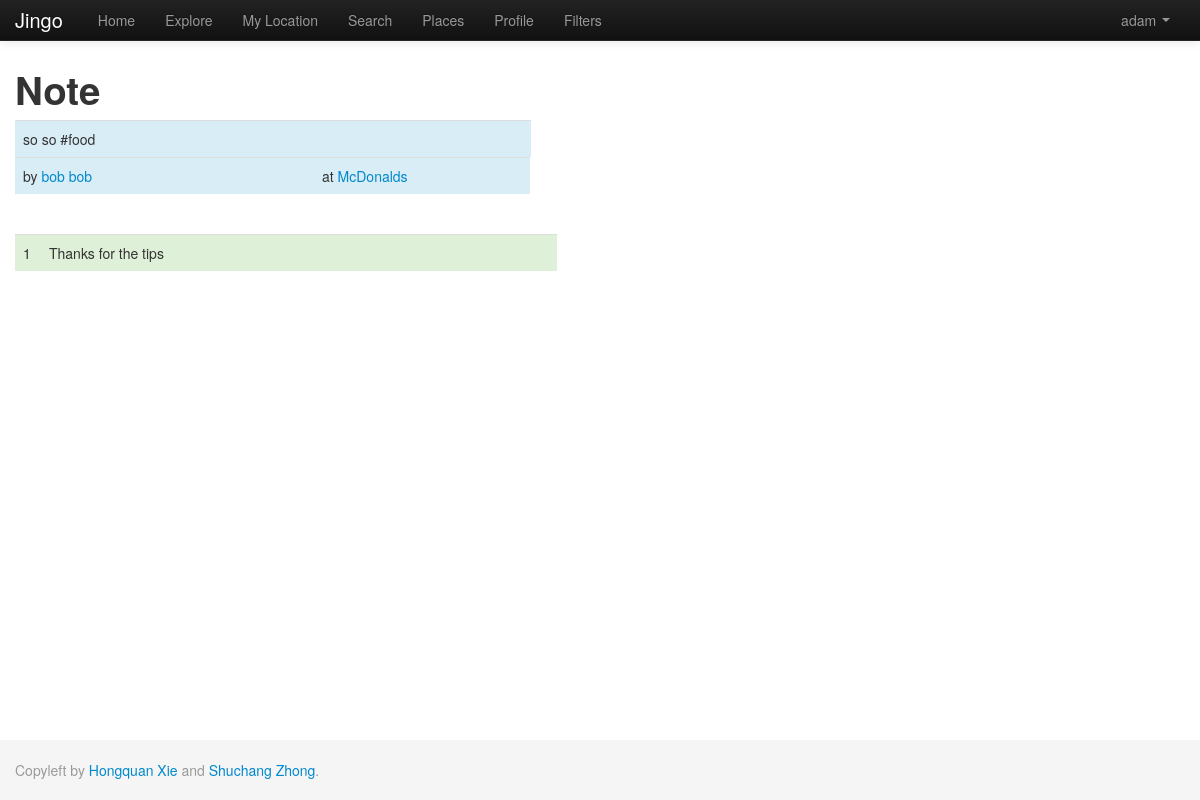
/index.php/note?nid=2 (signed in), run on the app's committed database.
### tables this page shows
CREATE TABLE IF NOT EXISTS `note` (
  `nid` int(11) NOT NULL AUTO_INCREMENT,
  `uid` int(11) DEFAULT NULL,
  `pid` int(11) DEFAULT NULL,
  `text_body` varchar(1000) DEFAULT NULL,
  `keyword` varchar(200) DEFAULT NULL,
  `dt_inserted` datetime DEFAULT NULL,
  `dt_edited` timestamp NOT NULL DEFAULT CURRENT_TIMESTAMP,
  `active` tinyint(1) NOT NULL DEFAULT '1',
  `s_from` datetime DEFAULT '0000-00-00 00:00:00',
  `s_to` datetime DEFAULT '0000-00-00 00:00:00',
  `repeat_flag` tinyint(1) DEFAULT '0',
  `sunday` tinyint(1) DEFAULT '0',
  `monday` tinyint(1) DEFAULT '0',
  `tuesday` tinyint(1) DEFAULT '0',
  `wednesday` tinyint(1) DEFAULT '0',
  `thursday` tinyint(1) DEFAULT '0',
  `friday` tinyint(1) DEFAULT '0',
  `saturday` tinyint(1) DEFAULT '0',
  `public` tinyint(1) NOT NULL,
  PRIMARY KEY (`nid`)
);

CREATE TABLE IF NOT EXISTS `user` (
  `uid` int(11) NOT NULL AUTO_INCREMENT,
  `uname` varchar(50) NOT NULL,
  `email` varchar(50) NOT NULL,
  `password` varchar(50) NOT NULL,
  `dt_inserted` datetime NOT NULL,
  `dt_edited` timestamp NOT NULL DEFAULT '0000-00-00 00:00:00' ON UPDATE CURRENT_TIMESTAMP,
  `first_name` varchar(50) NOT NULL,
  `last_name` varchar(50) NOT NULL,
  `gender` tinyint(1) DEFAULT NULL,
  `photo` varchar(100) DEFAULT NULL,
  `description` varchar(1000) NOT NULL,
  `last_latitude` float NOT NULL DEFAULT '0',
  `last_longitude` float NOT NULL DEFAULT '0',
  `current_state` varchar(50) NOT NULL,
  `active` tinyint(1) NOT NULL DEFAULT '1',
  PRIMARY KEY (`uid`),
  UNIQUE KEY `email` (`email`,`uname`)
);

CREATE TABLE IF NOT EXISTS `place` (
  `pid` int(11) NOT NULL AUTO_INCREMENT,
  `pname` varchar(100) DEFAULT NULL,
  `latitude` float DEFAULT NULL,
  `longitude` float DEFAULT NULL,
  `dt_inserted` datetime NOT NULL,
  `dt_edited` timestamp NOT NULL DEFAULT CURRENT_TIMESTAMP,
  `active` tinyint(1) NOT NULL DEFAULT '1',
  PRIMARY KEY (`pid`)
);

CREATE TABLE IF NOT EXISTS `reply` (
  `rid` int(11) NOT NULL AUTO_INCREMENT,
  `uid` int(11) NOT NULL DEFAULT '0',
  `nid` int(11) NOT NULL DEFAULT '0',
  `reply_body` varchar(1000) NOT NULL,
  `active` tinyint(1) NOT NULL DEFAULT '1',
  `dt_inserted` datetime NOT NULL,
  `dt_edited` timestamp NOT NULL DEFAULT CURRENT_TIMESTAMP,
  PRIMARY KEY (`rid`)
);

### application/controllers/home.php (called while the page is built, shortened)
<?php
class Home extends CI_Controller{
    public function __construct(){
        $this->load->helper('view_helper');
        $this->load->view('header');
    }
    public function note(){
        $nid = $this->input->get('nid');
        $this->load->model('Note');
        $this->Note->nid = $nid;
        $note            = current($this->Note->get());
        $data['note']    = $note;
        $note_author_uid = $note['uid'];
        $this->load->model('User');
        $this->User->uid     = $note_author_uid;
        $note_author         = current($this->User->get());
        $data['note_author'] = $note_author;
        $pid                 = $note['pid'];
        $this->load->model('Place');
        $this->Place->pid = $pid;
        $place            = current($this->Place->get());
        $data['place']    = $place;
        $this->load->model('Reply');
        $this->Reply->nid = $nid;
        $reply            = $this->Reply->get();
        $data['reply']    = $reply;
        $this->load->view('note', $data);
        $this->load->view('footer');
    }
}
?>

### index.php (called while the page is built, shortened)
<?php
require_once BASEPATH.'core/CodeIgniter.php';

### application/models/note.php (called while the page is built, shortened)
<?php
class Note extends CI_Model {
    function get($params=null){
		$this->db->select('*,note.dt_inserted as note_dt_inserted');
		$this->db->from('note');
		$this->db->join('user','user.uid=note.uid');
		$this->db->join('place','place.pid=note.pid');
		$where = ' 1=1 ';
		$newString ='and (note.public = 1 or (note.public = 0 and note.uid in (select current_u from follow where active = "1" and followed_user ='.$_SESSION['user']['uid'].' )))';
		$where .= $newString;
		if(isset($this->nid)){
			$where .= ' AND note.nid = '.$this->nid;
		}
		if($params){
			$params['note.active']=1;
			$this->db->where($params);
		}else
			$this->db->where($where, null, false);
		$query = $this->db->get();
        return $query->result_array();
    }
}

### application/models/user.php (called while the page is built, shortened)
<?php
class User extends CI_Model {
    function get($params=null){
		$this->db->select('*');
		$this->db->from('user');
		$where = ' 1=1 ';
		if(isset($this->uid)){
			$where .= ' AND user.uid = '.$this->uid;
		}
		if($params){
			$params['user.active']=1;
			$this->db->where($params);
		}else
			$this->db->where($where, null, false);
		$query = $this->db->get();
        return $query->result_array();
    }
}

### application/models/place.php (called while the page is built, shortened)
<?php
class Place extends CI_Model {
    function get($params=null){
		$this->db->select('*');
		$this->db->from('place');
		$where = ' 1=1 ';
		if(isset($this->pid)){
			$where .= ' AND place.pid = '.$this->pid;
		}
		if($params){
			$this->db->where($params);
		}else
			$this->db->where($where, null, false);
		$query = $this->db->get();
        return $query->result_array();
    }
}

### application/models/reply.php (called while the page is built, shortened)
<?php
class Reply extends CI_Model {
    function get($params=null){
		$this->db->select('*');
		$this->db->from('reply');
		$where = ' 1=1 ';
		if(isset($this->nid)){
			$where .= ' AND reply.nid = '.$this->nid;
		}
		if($params){
			$params['reply.active']=1;
			$this->db->where($params);
		}else
			$this->db->where($where, null, false);
		$query = $this->db->get();
        return $query->result_array();
    }
}

### application/views/note.php (the view)
<div style='width:100%;'>
<h1>Note</h1>
 <table class="table table-hover">
    <tr class="info" style='width:500px;'>
      <td style='width:500px; float:left;'><?php
echo $note['text_body'] . " #" . $note['keyword'];
?></td>
    </tr>
    <tr class="info" style='width:500px;'>
      <td style='width:283px; float:left;'>by <a href='user?uid=<?php
echo $note_author['uid'];
?>' > <?php
echo $note_author['first_name'] . " " . $note_author['last_name'];
?></a></td>
	  <td style='width:200px; float:left;'>at <a href='place?pid=<?php
echo $place['pid'];
?>'><?php
echo $place['pname'];
?></a></td>
    </tr>
</table>
<br>
<table class="table table-hover">
	<?php
$index = 1;
foreach ($reply as $row) {
?>
	<tr class="success"  style='width:600px; float:left;'>
	    <td style='width:10px; float:left;'><?php
    echo $index;
    $index += 1;
?></td>
	    <td style='width:500px; float:left;'><?php
    echo $row['reply_body'];
?></td>
	  </tr>
	<?php
}
?>
</table>
</div>

### data on the page
note: text_body "so so", keyword "food"
user: first_name "bob", last_name "bob"
place: pname "McDonalds"
reply: reply_body "Thanks for the tips"

### other printed values
$_SESSION['user']['uname'] "adam"
